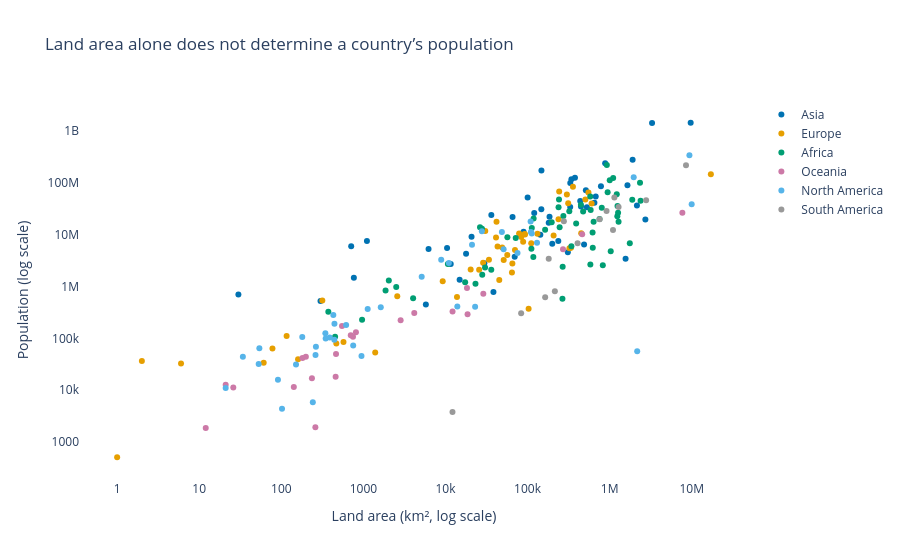

The notebook cell saved with this chart:
### Markdown cell above
**Chart choice & justification:** *Which chart did you choose, and why? Justify design choices.

*YOUR ANSWER HERE*A scatter plot shows the relationship between land area and population. Logarithmic scales help compare countries of very different sizes, while continent colours show regional patterns. The annotations highlight countries that demonstrate why land area alone cannot explain population.

### Code cell
fig = px.scatter(
    df,
    x='Area',
    y='2022 Population',
    color='Continent',
    hover_name='Country',
    log_x=True,
    log_y=True,
    color_discrete_sequence=[
        '#0072B2', '#E69F00', '#009E73',
        '#CC79A7', '#56B4E9', '#999999'
    ],
    title='Land area alone does not determine a country’s population',
    template='plotly_white',
    labels={
        'Area': 'Land area (km², log scale)',
        '2022 Population': 'Population (log scale)'
    }
)

fig.update_layout(
    legend_title=None,
    xaxis_showgrid=False,
    yaxis_showgrid=False
)

for country in ['India', 'China', 'Russia', 'Bangladesh']:
    row = df[df['Country'] == country]
    if not row.empty:
        fig.add_annotation(
            x=row['Area'].iloc[0],
            y=row['2022 Population'].iloc[0],
            text=country,
            showarrow=True,
            arrowhead=2,
            ax=25,
            ay=-25
        )

fig.show()

### Figure 1 — Plotly figure (JSON) as saved in the notebook; plotly's stock layout.template omitted (floating-point values rounded to 4 significant figures)
{"data": [{"hovertemplate": "<b>%{hovertext}</b><br><br>Continent=Asia<br>Land area (km², log scale)=%{x}<br>Population (log scale)=%{y}<extra></extra>", "hovertext": ["Afghanistan", "Armenia", "Azerbaijan", "Bahrain", "Bangladesh", "Bhutan", "Brunei", "Cambodia", "China", "Georgia", "Hong Kong", "India", "Indonesia", "Iran", "Iraq", "Israel", "Japan", "Jordan", "Kazakhstan", "Kuwait", "Kyrgyzstan", "Laos", "Lebanon", "Macau", "Malaysia", "Maldives", "Mongolia", "Myanmar", "Nepal", "North Korea", "Oman", "Pakistan", "Palestine", "Philippines", "Qatar", "Saudi Arabia", "Singapore", "South Korea", "Sri Lanka", "Syria", "Taiwan", "Tajikistan", "Thailand", "Timor-Leste", "Turkey", "Turkmenistan", "United Arab Emirates", "Uzbekistan", "Vietnam", "Yemen"], "legendgroup": "Asia", "marker": {"color": "#0072B2", "symbol": "circle"}, "mode": "markers", "name": "Asia", "orientation": "v", "showlegend": true, "type": "scatter", "x": [652230, 29743, 86600, 765, 147570, 38394, 5765, 181035, 9706961, 69700, 1104, 3287590, 1904569, 1648195, 438317, 20770, 377930, 89342, 2724900, 17818, 199951, 236800, 10452, 30, 330803, 300, 1564110, 676578, 147181, 120538, 309500, 881912, 6220, 342353, 11586, 2149690, 710, 100210, 65610, 185180, 36193, 143100, 513120, 14874, 783562, 488100, 83600, 447400, 331212, 527968], "xaxis": "x", "y": [41128771, 2780469, 10358074, 1472233, 171186372, 782455, 449002, 16767842, 1425887337, 3744385, 7488865, 1417173173, 275501339, 88550570, 44496122, 9038309, 123951692, 11285869, 19397998, 4268873, 6630623, 7529475, 5489739, 695168, 33938221, 523787, 3398366, 54179306, 30547580, 26069416, 4576298, 235824862, 5250072, 115559009, 2695122, 36408820, 5975689, 51815810, 21832143, 22125249, 23893394, 9952787, 71697030, 1341296, 85341241, 6430770, 9441129, 34627652, 98186856, 33696614], "yaxis": "y"}, {"hovertemplate": "<b>%{hovertext}</b><br><br>Continent=Europe<br>Land area (km², log scale)=%{x}<br>Population (log scale)=%{y}<extra></extra>", "hovertext": ["Albania", "Andorra", "Austria", "Belarus", "Belgium", "Bosnia and Herzegovina", "Bulgaria", "Croatia", "Cyprus", "Czech Republic", "Denmark", "Estonia", "Faroe Islands", "Finland", "France", "Germany", "Gibraltar", "Greece", "Guernsey", "Hungary", "Iceland", "Ireland", "Isle of Man", "Italy", "Jersey", "Latvia", "Liechtenstein", "Lithuania", "Luxembourg", "Malta", "Moldova", "Monaco", "Montenegro", "Netherlands", "North Macedonia", "Norway", "Poland", "Portugal", "Romania", "Russia", "San Marino", "Serbia", "Slovakia", "Slovenia", "Spain", "Sweden", "Switzerland", "Ukraine", "United Kingdom", "Vatican City"], "legendgroup": "Europe", "marker": {"color": "#E69F00", "symbol": "circle"}, "mode": "markers", "name": "Europe", "orientation": "v", "showlegend": true, "type": "scatter", "x": [28748, 468, 83871, 207600, 30528, 51209, 110879, 56594, 9251, 78865, 43094, 45227, 1393, 338424, 551695, 357114, 6, 131990, 78, 93028, 103000, 70273, 572, 301336, 116, 64559, 160, 65300, 2586, 316, 33846, 2, 13812, 41850, 25713, 323802, 312679, 92090, 238391, 17098242, 61, 88361, 49037, 20273, 505992, 450295, 41284, 603500, 242900, 1], "xaxis": "x", "y": [2842321, 79824, 8939617, 9534954, 11655930, 3233526, 6781953, 4030358, 1251488, 10493986, 5882261, 1326062, 53090, 5540745, 64626628, 83369843, 32649, 10384971, 63301, 9967308, 372899, 5023109, 84519, 59037474, 110778, 1850651, 39327, 2750055, 647599, 533286, 3272996, 36469, 627082, 17564014, 2093599, 5434319, 39857145, 10270865, 19659267, 144713314, 33660, 7221365, 5643453, 2119844, 47558630, 10549347, 8740472, 39701739, 67508936, 510], "yaxis": "y"}, {"hovertemplate": "<b>%{hovertext}</b><br><br>Continent=Africa<br>Land area (km², log scale)=%{x}<br>Population (log scale)=%{y}<extra></extra>", "hovertext": ["Algeria", "Angola", "Benin", "Botswana", "Burkina Faso", "Burundi", "Cameroon", "Cape Verde", "Central African Republic", "Chad", "Comoros", "Djibouti", "DR Congo", "Egypt", "Equatorial Guinea", "Eritrea", "Eswatini", "Ethiopia", "Gabon", "Gambia", "Ghana", "Guinea", "Guinea-Bissau", "Ivory Coast", "Kenya", "Lesotho", "Liberia", "Libya", "Madagascar", "Malawi", "Mali", "Mauritania", "Mauritius", "Mayotte", "Morocco", "Mozambique", "Namibia", "Niger", "Nigeria", "Republic of the Congo", "Reunion", "Rwanda", "Sao Tome and Principe", "Senegal", "Seychelles", "Sierra Leone", "Somalia", "South Africa", "South Sudan", "Sudan", "Tanzania", "Togo", "Tunisia", "Uganda", "Western Sahara", "Zambia", "Zimbabwe"], "legendgroup": "Africa", "marker": {"color": "#009E73", "symbol": "circle"}, "mode": "markers", "name": "Africa", "orientation": "v", "showlegend": true, "type": "scatter", "x": [2381741, 1246700, 112622, 582000, 272967, 27834, 475442, 4033, 622984, 1284000, 1862, 23200, 2344858, 1002450, 28051, 117600, 17364, 1104300, 267668, 10689, 238533, 245857, 36125, 322463, 580367, 30355, 111369, 1759540, 587041, 118484, 1240192, 1030700, 2040, 374, 446550, 801590, 825615, 1267000, 923768, 342000, 2511, 26338, 964, 196722, 452, 71740, 637657, 1221037, 619745, 1886068, 945087, 56785, 163610, 241550, 266000, 752612, 390757], "xaxis": "x", "y": [44903225, 35588987, 13352864, 2630296, 22673762, 12889576, 27914536, 593149, 5579144, 17723315, 836774, 1120849, 99010212, 110990103, 1674908, 3684032, 1201670, 123379924, 2388992, 2705992, 33475870, 13859341, 2105566, 28160542, 54027487, 2305825, 5302681, 6812341, 29611714, 20405317, 22593590, 4736139, 1299469, 326101, 37457971, 32969517, 2567012, 26207977, 218541212, 5970424, 974052, 13776698, 227380, 17316449, 107118, 8605718, 17597511, 59893885, 10913164, 46874204, 65497748, 8848699, 12356117, 47249585, 575986, 20017675, 16320537], "yaxis": "y"}, {"hovertemplate": "<b>%{hovertext}</b><br><br>Continent=Oceania<br>Land area (km², log scale)=%{x}<br>Population (log scale)=%{y}<extra></extra>", "hovertext": ["American Samoa", "Australia", "Cook Islands", "Fiji", "French Polynesia", "Guam", "Kiribati", "Marshall Islands", "Micronesia", "Nauru", "New Caledonia", "New Zealand", "Niue", "Northern Mariana Islands", "Palau", "Papua New Guinea", "Samoa", "Solomon Islands", "Tokelau", "Tonga", "Tuvalu", "Vanuatu", "Wallis and Futuna"], "legendgroup": "Oceania", "marker": {"color": "#CC79A7", "symbol": "circle"}, "mode": "markers", "name": "Oceania", "orientation": "v", "showlegend": true, "type": "scatter", "x": [199, 7692024, 236, 18272, 4167, 549, 811, 181, 702, 21, 18575, 270467, 260, 464, 459, 462840, 2842, 28896, 12, 747, 26, 12189, 142], "xaxis": "x", "y": [44273, 26177413, 17011, 929766, 306279, 171774, 131232, 41569, 114164, 12668, 289950, 5185288, 1934, 49551, 18055, 10142619, 222382, 724273, 1871, 106858, 11312, 326740, 11572], "yaxis": "y"}, {"hovertemplate": "<b>%{hovertext}</b><br><br>Continent=North America<br>Land area (km², log scale)=%{x}<br>Population (log scale)=%{y}<extra></extra>", "hovertext": ["Anguilla", "Antigua and Barbuda", "Aruba", "Bahamas", "Barbados", "Belize", "Bermuda", "British Virgin Islands", "Canada", "Cayman Islands", "Costa Rica", "Cuba", "Curacao", "Dominica", "Dominican Republic", "El Salvador", "Greenland", "Grenada", "Guadeloupe", "Guatemala", "Haiti", "Honduras", "Jamaica", "Martinique", "Mexico", "Montserrat", "Nicaragua", "Panama", "Puerto Rico", "Saint Barthelemy", "Saint Kitts and Nevis", "Saint Lucia", "Saint Martin", "Saint Pierre and Miquelon", "Saint Vincent and the Grenadines", "Sint Maarten", "Trinidad and Tobago", "Turks and Caicos Islands", "United States", "United States Virgin Islands"], "legendgroup": "North America", "marker": {"color": "#56B4E9", "symbol": "circle"}, "mode": "markers", "name": "North America", "orientation": "v", "showlegend": true, "type": "scatter", "x": [91, 442, 180, 13943, 430, 22966, 54, 151, 9984670, 264, 51100, 109884, 444, 751, 48671, 21041, 2166086, 344, 1628, 108889, 27750, 112492, 10991, 1128, 1964375, 102, 130373, 75417, 8870, 21, 261, 616, 53, 242, 389, 34, 5130, 948, 9372610, 347], "xaxis": "x", "y": [15857, 93763, 106445, 409984, 281635, 405272, 64184, 31305, 38454327, 68706, 5180829, 11212191, 191163, 72737, 11228821, 6336392, 56466, 125438, 395752, 17843908, 11584996, 10432860, 2827377, 367507, 127504125, 4390, 6948392, 4408581, 3252407, 10967, 47657, 179857, 31791, 5862, 103948, 44175, 1531044, 45703, 338289857, 99465], "yaxis": "y"}, {"hovertemplate": "<b>%{hovertext}</b><br><br>Continent=South America<br>Land area (km², log scale)=%{x}<br>Population (log scale)=%{y}<extra></extra>", "hovertext": ["Argentina", "Bolivia", "Brazil", "Chile", "Colombia", "Ecuador", "Falkland Islands", "French Guiana", "Guyana", "Paraguay", "Peru", "Suriname", "Uruguay", "Venezuela"], "legendgroup": "South America", "marker": {"color": "#999999", "symbol": "circle"}, "mode": "markers", "name": "South America", "orientation": "v", "showlegend": true, "type": "scatter", "x": [2780400, 1098581, 8515767, 756102, 1141748, 276841, 12173, 83534, 214969, 406752, 1285216, 163820, 181034, 916445], "xaxis": "x", "y": [45510318, 12224110, 215313498, 19603733, 51874024, 18001000, 3780, 304557, 808726, 6780744, 34049588, 618040, 3422794, 28301696], "yaxis": "y"}], "layout": {"annotations": [{"arrowhead": 2, "ax": 25, "ay": -25, "showarrow": true, "text": "India", "x": 3287590, "y": 1417173173}, {"arrowhead": 2, "ax": 25, "ay": -25, "showarrow": true, "text": "China", "x": 9706961, "y": 1425887337}, {"arrowhead": 2, "ax": 25, "ay": -25, "showarrow": true, "text": "Russia", "x": 17098242, "y": 144713314}, {"arrowhead": 2, "ax": 25, "ay": -25, "showarrow": true, "text": "Bangladesh", "x": 147570, "y": 171186372}], "legend": {"title": {}, "tracegroupgap": 0}, "title": {"text": "Land area alone does not determine a country’s population"}, "xaxis": {"anchor": "y", "domain": [0, 1], "showgrid": false, "title": {"text": "Land area (km², log scale)"}, "type": "log"}, "yaxis": {"anchor": "x", "domain": [0, 1], "showgrid": false, "title": {"text": "Population (log scale)"}, "type": "log"}}}
